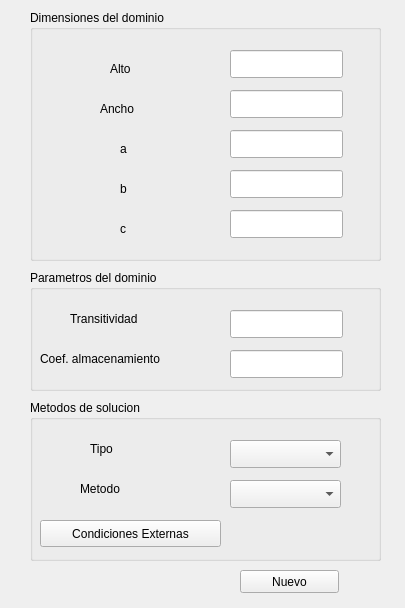
<?xml version="1.0" encoding="UTF-8"?>
<ui version="4.0">
 <class>frmNuevoProyecto</class>
 <widget class="QWidget" name="frmNuevoProyecto">
  <property name="geometry">
   <rect>
    <x>0</x>
    <y>0</y>
    <width>405</width>
    <height>608</height>
   </rect>
  </property>
  <property name="windowTitle">
   <string>Crear un nuevo proyecto</string>
  </property>
  <widget class="QPushButton" name="btnNuevo">
   <property name="geometry">
    <rect>
     <x>240</x>
     <y>570</y>
     <width>99</width>
     <height>23</height>
    </rect>
   </property>
   <property name="text">
    <string>Nuevo</string>
   </property>
  </widget>
  <widget class="QGroupBox" name="gbDimensionesDominio">
   <property name="geometry">
    <rect>
     <x>30</x>
     <y>10</y>
     <width>351</width>
     <height>251</height>
    </rect>
   </property>
   <property name="title">
    <string>Dimensiones del dominio</string>
   </property>
   <widget class="QLineEdit" name="txtAlto">
    <property name="geometry">
     <rect>
      <x>200</x>
      <y>40</y>
      <width>113</width>
      <height>28</height>
     </rect>
    </property>
   </widget>
   <widget class="QLineEdit" name="txtAncho">
    <property name="geometry">
     <rect>
      <x>200</x>
      <y>80</y>
      <width>113</width>
      <height>28</height>
     </rect>
    </property>
   </widget>
   <widget class="QLabel" name="lblAlto">
    <property name="geometry">
     <rect>
      <x>80</x>
      <y>50</y>
      <width>70</width>
      <height>18</height>
     </rect>
    </property>
    <property name="text">
     <string>Alto</string>
    </property>
   </widget>
   <widget class="QLabel" name="lblAncho">
    <property name="geometry">
     <rect>
      <x>70</x>
      <y>90</y>
      <width>51</width>
      <height>18</height>
     </rect>
    </property>
    <property name="text">
     <string>Ancho</string>
    </property>
   </widget>
   <widget class="QLineEdit" name="txtA">
    <property name="geometry">
     <rect>
      <x>200</x>
      <y>120</y>
      <width>113</width>
      <height>28</height>
     </rect>
    </property>
   </widget>
   <widget class="QLineEdit" name="txtB">
    <property name="geometry">
     <rect>
      <x>200</x>
      <y>160</y>
      <width>113</width>
      <height>28</height>
     </rect>
    </property>
   </widget>
   <widget class="QLineEdit" name="txtC">
    <property name="geometry">
     <rect>
      <x>200</x>
      <y>200</y>
      <width>113</width>
      <height>28</height>
     </rect>
    </property>
   </widget>
   <widget class="QLabel" name="lblA">
    <property name="geometry">
     <rect>
      <x>90</x>
      <y>130</y>
      <width>70</width>
      <height>18</height>
     </rect>
    </property>
    <property name="text">
     <string>a</string>
    </property>
   </widget>
   <widget class="QLabel" name="lblB">
    <property name="geometry">
     <rect>
      <x>90</x>
      <y>170</y>
      <width>70</width>
      <height>18</height>
     </rect>
    </property>
    <property name="text">
     <string>b</string>
    </property>
   </widget>
   <widget class="QLabel" name="lblC">
    <property name="geometry">
     <rect>
      <x>90</x>
      <y>210</y>
      <width>70</width>
      <height>18</height>
     </rect>
    </property>
    <property name="text">
     <string>c</string>
    </property>
   </widget>
  </widget>
  <widget class="QGroupBox" name="gbParametrosDominio">
   <property name="geometry">
    <rect>
     <x>30</x>
     <y>270</y>
     <width>351</width>
     <height>121</height>
    </rect>
   </property>
   <property name="title">
    <string>Parametros del dominio</string>
   </property>
   <widget class="QLineEdit" name="TransitividlineEdit_2txtad">
    <property name="geometry">
     <rect>
      <x>200</x>
      <y>40</y>
      <width>113</width>
      <height>28</height>
     </rect>
    </property>
   </widget>
   <widget class="QLineEdit" name="txtCoefAlmacenamiento">
    <property name="geometry">
     <rect>
      <x>200</x>
      <y>80</y>
      <width>113</width>
      <height>28</height>
     </rect>
    </property>
   </widget>
   <widget class="QLabel" name="lblTransitividad">
    <property name="geometry">
     <rect>
      <x>40</x>
      <y>40</y>
      <width>101</width>
      <height>18</height>
     </rect>
    </property>
    <property name="text">
     <string>Transitividad</string>
    </property>
   </widget>
   <widget class="QLabel" name="lblCoefAlmacenamiento">
    <property name="geometry">
     <rect>
      <x>10</x>
      <y>80</y>
      <width>171</width>
      <height>18</height>
     </rect>
    </property>
    <property name="text">
     <string>Coef. almacenamiento</string>
    </property>
   </widget>
  </widget>
  <widget class="QGroupBox" name="gbMetodo">
   <property name="geometry">
    <rect>
     <x>30</x>
     <y>400</y>
     <width>351</width>
     <height>161</height>
    </rect>
   </property>
   <property name="title">
    <string>Metodos de solucion</string>
   </property>
   <widget class="QComboBox" name="cmbTipo">
    <property name="geometry">
     <rect>
      <x>200</x>
      <y>40</y>
      <width>111</width>
      <height>28</height>
     </rect>
    </property>
   </widget>
   <widget class="QComboBox" name="cmbMetodo">
    <property name="geometry">
     <rect>
      <x>200</x>
      <y>80</y>
      <width>111</width>
      <height>28</height>
     </rect>
    </property>
   </widget>
   <widget class="QLabel" name="lblTipo">
    <property name="geometry">
     <rect>
      <x>60</x>
      <y>40</y>
      <width>70</width>
      <height>18</height>
     </rect>
    </property>
    <property name="text">
     <string>Tipo</string>
    </property>
   </widget>
   <widget class="QLabel" name="lblMetodo">
    <property name="geometry">
     <rect>
      <x>50</x>
      <y>80</y>
      <width>70</width>
      <height>18</height>
     </rect>
    </property>
    <property name="text">
     <string>Metodo</string>
    </property>
   </widget>
   <widget class="QPushButton" name="btnCondicionesExternas">
    <property name="geometry">
     <rect>
      <x>10</x>
      <y>120</y>
      <width>181</width>
      <height>27</height>
     </rect>
    </property>
    <property name="text">
     <string>Condiciones Externas</string>
    </property>
   </widget>
  </widget>
  <zorder>btnNuevo</zorder>
  <zorder>gbDimensionesDominio</zorder>
  <zorder>gbParametrosDominio</zorder>
  <zorder>gbMetodo</zorder>
  <zorder>txtAncho</zorder>
  <zorder>lblAncho</zorder>
 </widget>
 <resources/>
 <connections>
  <connection>
   <sender>btnNuevo</sender>
   <signal>clicked()</signal>
   <receiver>frmNuevoProyecto</receiver>
   <slot>close()</slot>
   <hints>
    <hint type="sourcelabel">
     <x>282</x>
     <y>169</y>
    </hint>
    <hint type="destinationlabel">
     <x>292</x>
     <y>95</y>
    </hint>
   </hints>
  </connection>
 </connections>
</ui>
